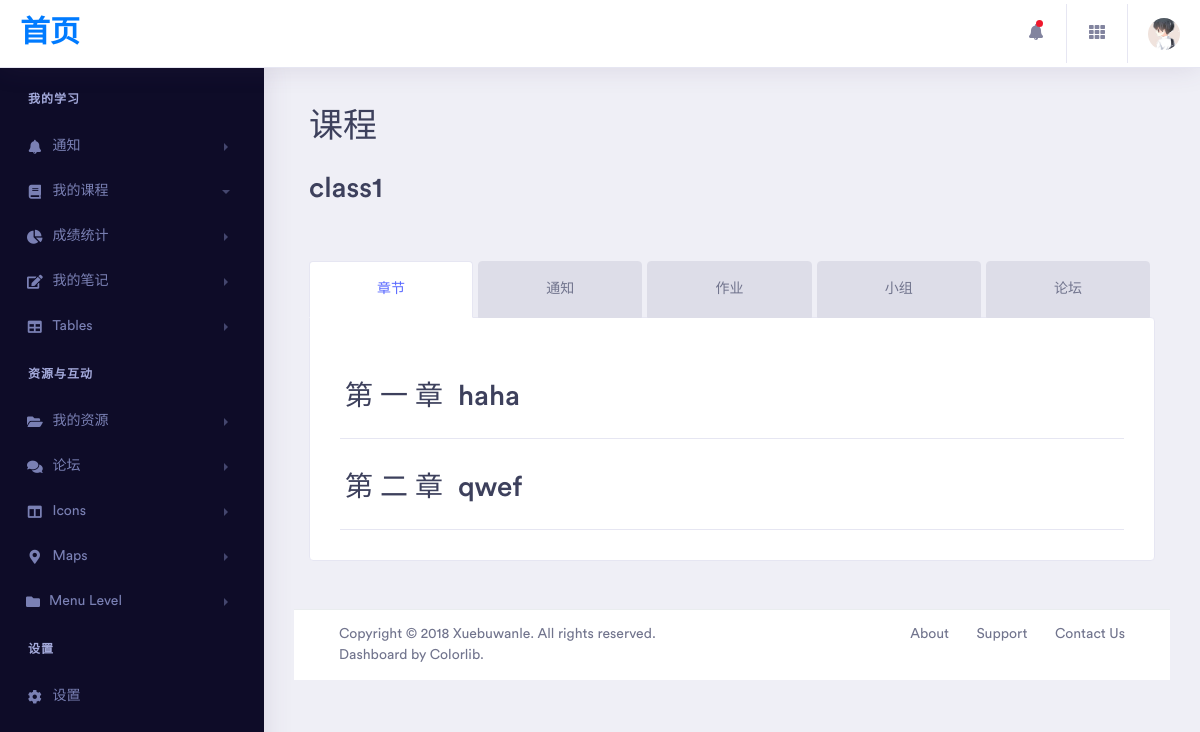
The page /studentClass/1/section/ (signed in) on the database its author committed.
### db/models.py (models this page shows)
class Class(models.Model):
    class_name = models.CharField(max_length=200)
    create_date = models.DateTimeField(auto_now=True)
    info = models.TextField()
    teachers = models.ManyToManyField(
        Teacher,
        through='TeachMembership',
        through_fields=('class_id', 'teacher')
    )
    tas = models.ManyToManyField(
        TA,
        through='TAMembership',
        through_fields=('class_id', 'ta')
    )
    students = models.ManyToManyField(
        Student,
        through='StudentMembership',
        through_fields=('class_id', 'student'),
    )

class Section(models.Model):
    class_id = models.ForeignKey(Class, on_delete=models.CASCADE)
    number = models.IntegerField()
    name = models.CharField(max_length=50)
    info = models.TextField(max_length=50)
    files = models.ManyToManyField(
        File,
        through='SectionHasFile',
        through_fields=('section', 'file')
    )

### section/views.py (the view)
# urls.py: path('', section),
@login_required
def section(request, class_id):
    class_name = Class.objects.get(id=class_id).class_name
    sections = Section.objects.filter(class_id__id=class_id).all()
    length = len(sections)
    tmpSection = []
    numbers = ['零', '一', '二', '三', '四', '五', '六', '七', '八', '九', '十', '十一', '十二']
    for section in sections:
        tmpSection.append({
            'section_name': section.name,
            'number': section.number,
            'section_number': numbers[section.number]
        })
    return render(request, "teacher/teacherClassSection.html", {
        "class_id": class_id,
        "section_lists": tmpSection,
        "class_name": class_name,
        "len": length,
        "isteacher": is_teacher_of(request.user.id, class_id),
    })

### utils/funcs.py (called while the page is built)
def is_teacher_of(user_id, class_id):
    try:
        cl = Class.objects.get(id=class_id)
        return Teacher.objects.get(id__id=user_id) in cl.teachers.all()
    except Exception as e:
        return False

### templates/teacher/teacherClassSection.html (shortened to what this page needs)
{% extends "commonTeacher.html" %}
{% block kk %}
    {% load static %}
    <div class="col-xl-12 col-lg-12 col-md-12 col-sm-12 col-12 mb-5">
        <div class="section-block">
            <h1 class="section-title">课程</h1>
            <br>
            <h2>{{ class_name }}</h2>
        </div>
        <br>
        <br>
        <div class="tab-regular">
            <ul class="nav nav-tabs nav-fill">
                <li class="nav-item">
                    <a class="nav-link active" href="/teacherClass/{{ class_id }}/section/">章节</a>
                </li>
                <li class="nav-item">
                    <a class="nav-link" href="/teacherClass/{{ class_id }}/notification/">通知</a>
                </li>
                <li class="nav-item">
                    <a class="nav-link" href="/teacherClass/{{ class_id }}/homework/">作业</a>
                </li>
                <li class="nav-item">
                    <a class="nav-link" href="/teacherClass/{{ class_id }}/group/" role="tab">小组</a>
                </li>
                <li class="nav-item">
                    <a class="nav-link" href="/teacherClass/{{ class_id }}/discuss/" role="tab">论坛</a>
                </li>
            </ul>
            <div class="tab-content" id="myTabContent7">
                {% for section in section_lists %}
                    <a href="/teacherClass/{{ class_id }}/section/detail/{{ section.number }}/">
                        <br>
                        <div class="card-header" >
                            <h2 class="row">
                                <div>
                                    第 {{ section.section_number }} 章
                                </div>
                                <div class="col-xl-5 col-lg-5 col-md-5 col-sm-3 col-3">
                                    {{ section.section_name }}
                                </div>
                            </h2>
                        </div>
                    </a>
                {% endfor %}
            </div>
        </div>
    </div>
{% endblock %}

### rows shown on the page
Class: class_name "class1"
Section: section_name "haha"
Section: section_name "qwef"

### other values the page prints
{{ section.section_number }} "一" "二"
